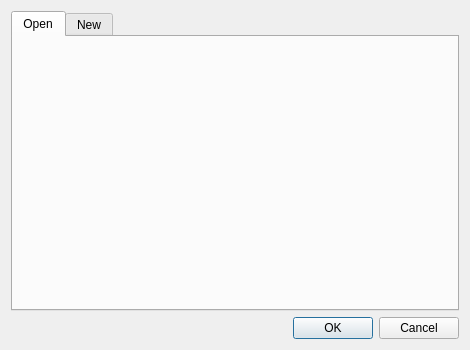
<?xml version="1.0" encoding="UTF-8"?>
<ui version="4.0">
 <class>WelcomeDialog</class>
 <widget class="QDialog" name="WelcomeDialog">
  <property name="geometry">
   <rect>
    <x>0</x>
    <y>0</y>
    <width>470</width>
    <height>350</height>
   </rect>
  </property>
  <property name="windowTitle">
   <string>Welcome</string>
  </property>
  <layout class="QVBoxLayout" name="verticalLayout">
   <item>
    <widget class="QTabWidget" name="tabWidget">
     <property name="styleSheet">
      <string notr="true">font-size: 9pt;</string>
     </property>
     <property name="currentIndex">
      <number>0</number>
     </property>
     <widget class="QWidget" name="openTab">
      <attribute name="title">
       <string>Open</string>
      </attribute>
      <layout class="QVBoxLayout" name="verticalLayout_2">
       <item>
        <widget class="OpenContestWidget" name="openContestWidget" native="true"/>
       </item>
      </layout>
     </widget>
     <widget class="QWidget" name="newTab">
      <attribute name="title">
       <string>New</string>
      </attribute>
      <layout class="QVBoxLayout" name="verticalLayout_3">
       <item>
        <widget class="NewContestWidget" name="newContestWidget" native="true"/>
       </item>
      </layout>
     </widget>
    </widget>
   </item>
   <item>
    <widget class="QDialogButtonBox" name="buttonBox">
     <property name="styleSheet">
      <string notr="true">font-size:9pt;</string>
     </property>
     <property name="standardButtons">
      <set>QDialogButtonBox::Cancel|QDialogButtonBox::Ok</set>
     </property>
    </widget>
   </item>
  </layout>
 </widget>
 <customwidgets>
  <customwidget>
   <class>OpenContestWidget</class>
   <extends>QWidget</extends>
   <header>opencontestwidget.h</header>
   <container>1</container>
  </customwidget>
  <customwidget>
   <class>NewContestWidget</class>
   <extends>QWidget</extends>
   <header>newcontestwidget.h</header>
   <container>1</container>
  </customwidget>
 </customwidgets>
 <resources/>
 <connections>
  <connection>
   <sender>buttonBox</sender>
   <signal>accepted()</signal>
   <receiver>WelcomeDialog</receiver>
   <slot>accept()</slot>
   <hints>
    <hint type="sourcelabel">
     <x>234</x>
     <y>324</y>
    </hint>
    <hint type="destinationlabel">
     <x>234</x>
     <y>174</y>
    </hint>
   </hints>
  </connection>
  <connection>
   <sender>buttonBox</sender>
   <signal>rejected()</signal>
   <receiver>WelcomeDialog</receiver>
   <slot>reject()</slot>
   <hints>
    <hint type="sourcelabel">
     <x>234</x>
     <y>324</y>
    </hint>
    <hint type="destinationlabel">
     <x>234</x>
     <y>174</y>
    </hint>
   </hints>
  </connection>
 </connections>
</ui>
